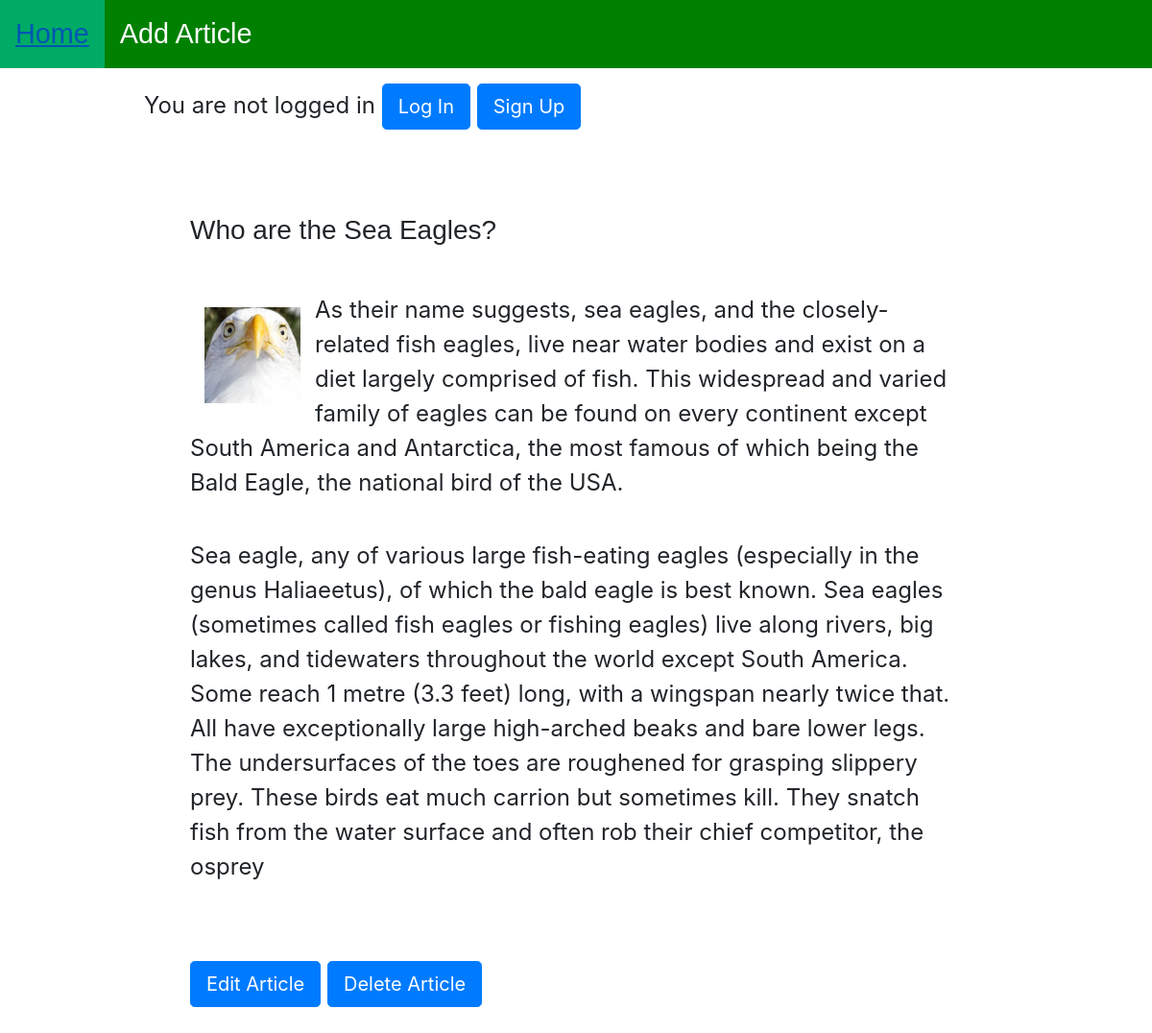
/article/2/, run on an earlier commit of the app's database.
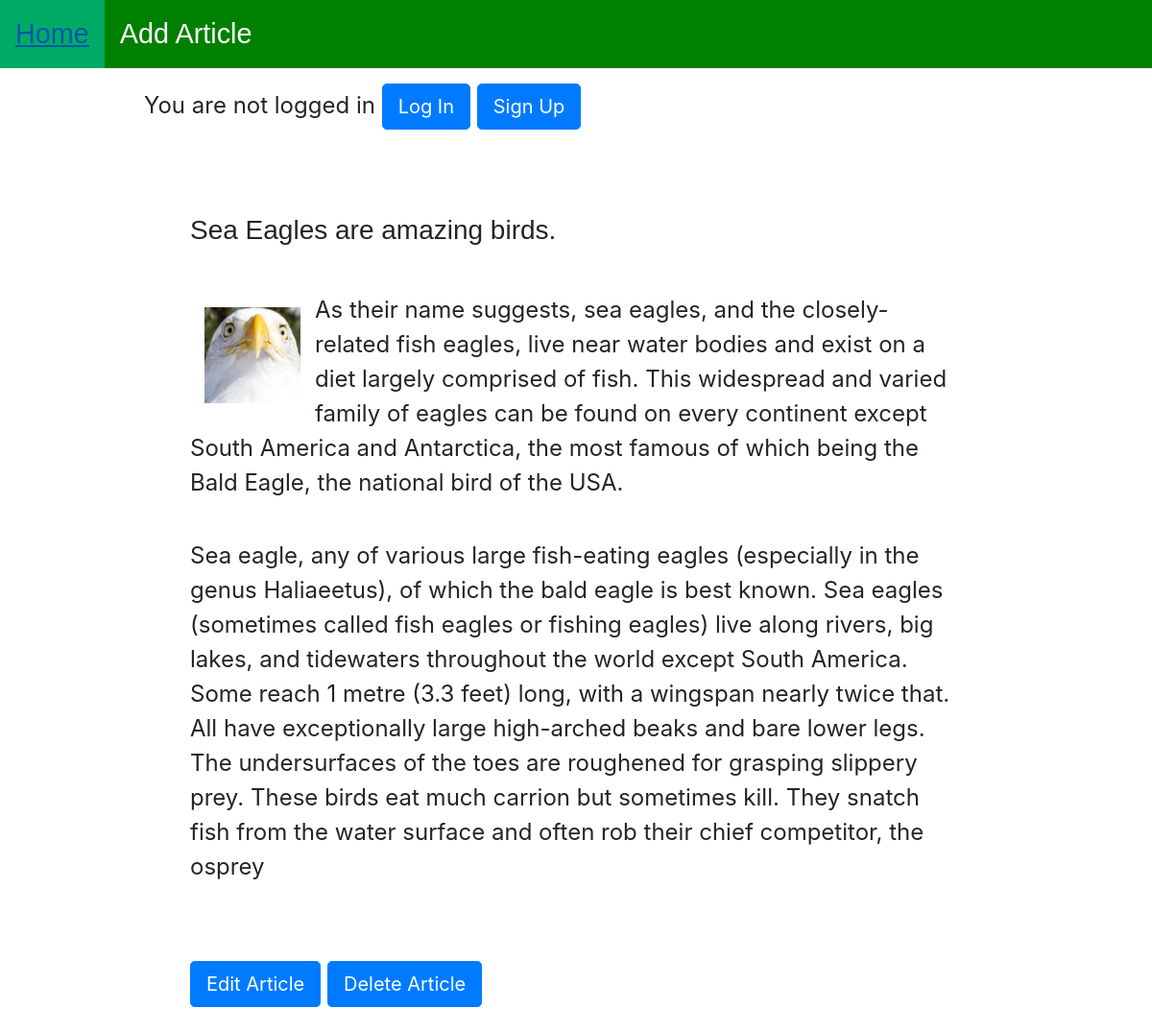
And on a later commit of the database.
### samples/models.py (models this page shows, shortened)
class Article(models.Model):
    title = models.CharField(max_length=200)
    text = models.TextField()
    author = models.ForeignKey(
        'auth.User', on_delete=models.CASCADE, default=1,)
    photo = models.ImageField(upload_to="gallery", default='eagle1.jpg')

### samples/views.py (the view)
# urls.py: path('article/<int:pk>/', ArticleDetailView.as_view(),
class ArticleDetailView(DetailView):
    model = Article
    template_name = 'article_detail.html'

### templates/article_detail.html
{% extends 'base.html' %}
{% block content %}
<main>
    <section>
        <h3>{{ article.title }}</h3>
        <article>
            <img src="{{ article.photo.url}}" alt="{{ article.title }}" class="art-img">
            <p>{{ article.text | linebreaks }}</p>
        </article>
        <a href="{% url 'article_edit' article.pk %}" class="btn btn-primary btn-lg">Edit Article</a>
        <a href="{% url 'article_delete' article.pk %}" class="btn btn-primary btn-lg">Delete Article</a>
    </section>
</main>
{% endblock content %}

What changed in the data, as far as the page shows it:
changed Article: title "Who are the Sea Eagles?" → "Sea Eagles are amazing birds."
